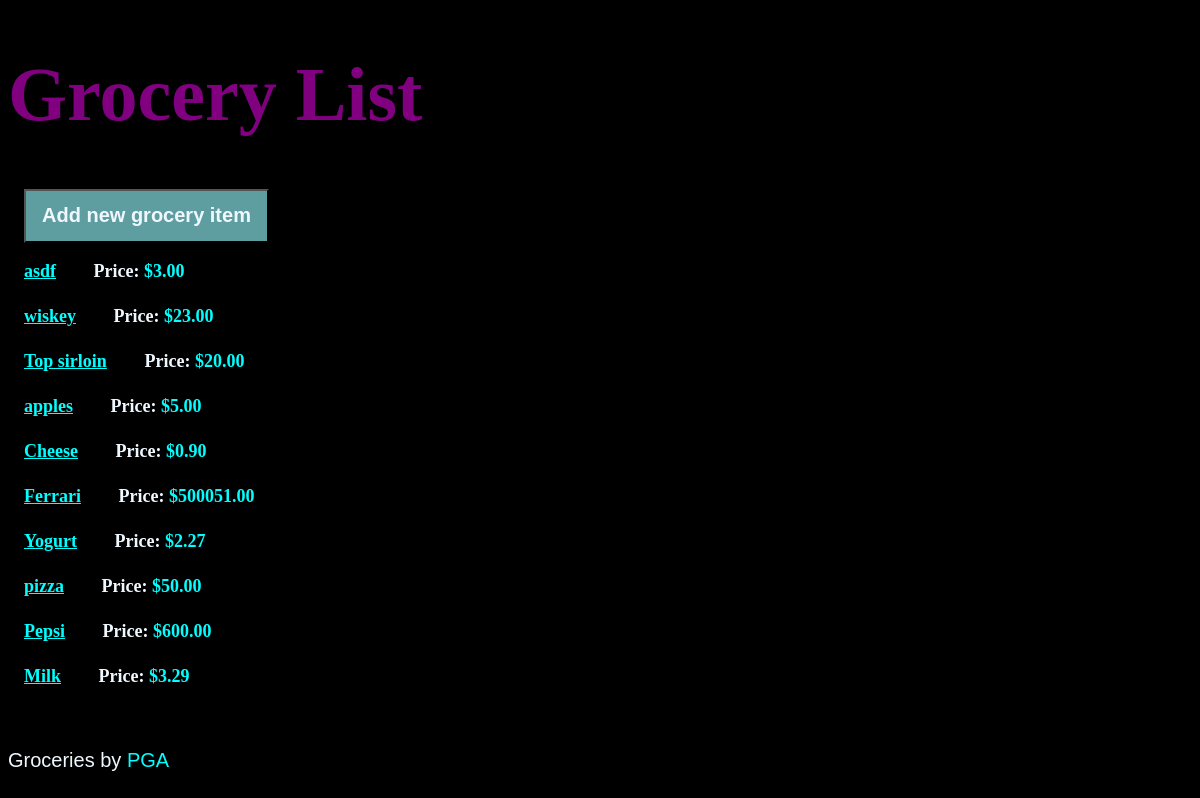
The app's page /, older data.
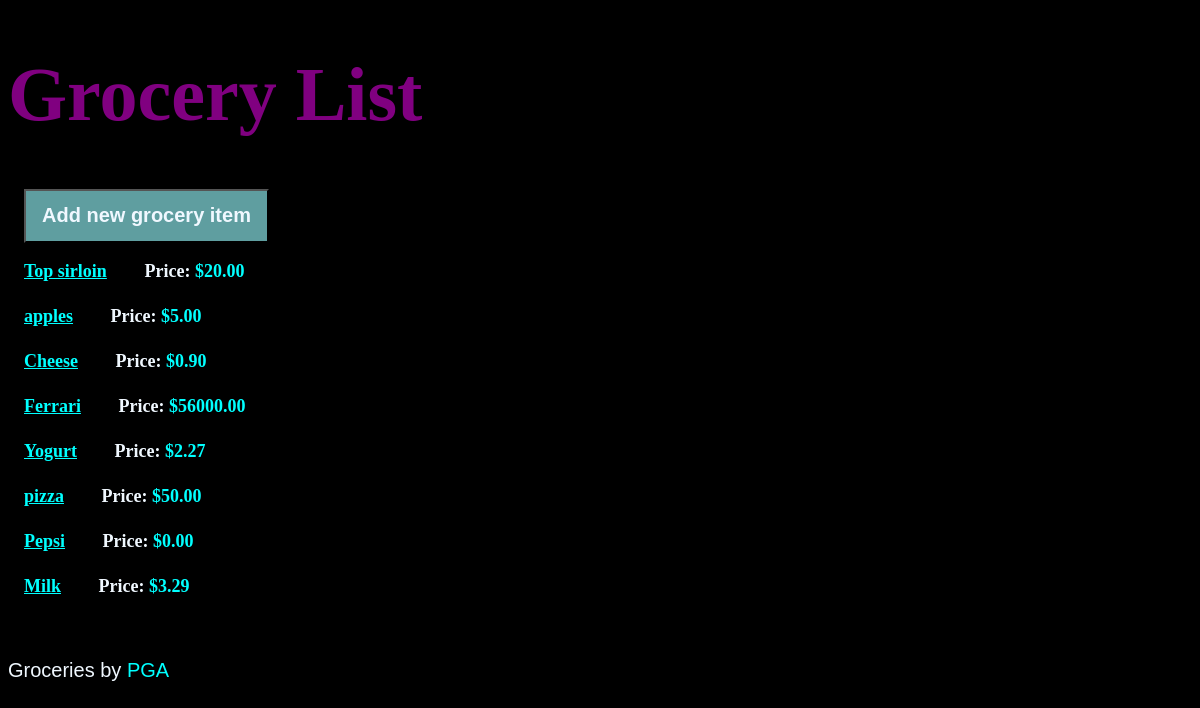
The same page, newer data.
### list_items/models.py (models this page shows, shortened)
class List_items(models.Model):
    groc_item = models.CharField(max_length=70)
    notes = models.TextField()
    item_price = models.DecimalField(max_digits=8, decimal_places=2)
    budget = models.DecimalField(max_digits=8, decimal_places=2)
    date_created = models.DateTimeField(default=timezone.now)
    class Meta:
        verbose_name_plural = "ListItems"

### list_items/views.py (the view)
class List_itemsListView(ListView):
    model = List_items
    queryset = List_items.objects.all().order_by("-date_created")

### list_items/templates/list_items/list_items_list.html
{% extends "list_items/base.html" %}
{% block content %}
<article>
    <a href="{% url 'list_items-create' %}"><button>Add new grocery item</button></a>
</article>
    {% for list_item in list_items_list %}
        <article>
            <h4>
                <a href="{% url 'list_items-detail' list_item.id %}">
                    {{ list_item.groc_item }}
                </a>
            </h4>
            <h4  class="{{list_item.item_price}}">
                <span id="prilistspan">Price: </span>${{ list_item.item_price}}
            </h4>
        </article>
    {% endfor %}
    <br><br>
    <h9 id="dat">Groceries by <span id="name">PGA</span></em></h9>
{% endblock %}

### list_items/templates/list_items/base.html (shortened to what this page needs)
{% load static %}
<!DOCTYPE html>
<html>
<head>
    <link rel="stylesheet" href="{% static 'css/grocery.css' %}">
</head>
<body>
    <h1><a href="/">Grocery List</a></h1>
    {% block content %}{% endblock %}
</body>
</html>

### list_items/static/css/grocery.css (style rules this page uses)
* { box-sizing: content-box; }
body { background-color: black; }
body { font-family: sans-serif; font-size: 20px; }
a { color: inherit; }
h1 { font-size: 3.8em; color: purple; font-family: cursive; }
h1 a { text-decoration: double; }
h4, h5 { color: aqua; font-size: 1.4em; margin: 0; display: inline-block; padding: 0.5rem 1rem; vertical-align: top; font-family: cursive; font-size: large; }
#dat { background-color: black; color:aliceblue; }
#name { background-color: black; color:aqua; }
article { margin-bottom: 0.5rem; }
button, textarea, input { font-size: inherit; min-height: 2.5em; padding: 0 1rem; color: aliceblue; background-color: darkcyan; }
button, input[type="submit"] { margin: 0 1rem 2px 1rem; cursor: pointer; font-weight: bold; min-width: 8rem; color: aliceblue; background-color: cadetblue; }
#prilistspan { color: aliceblue; }

Row changes from the older to the newer data that the page shows:
removed List_items: groc_item "asdf", item_price "3.00"
removed List_items: groc_item "wiskey", item_price "23.00"
changed List_items "Ferrari": item_price "500051.00" → "56000.00"
changed List_items "Pepsi": item_price "600.00" → "0.00"
